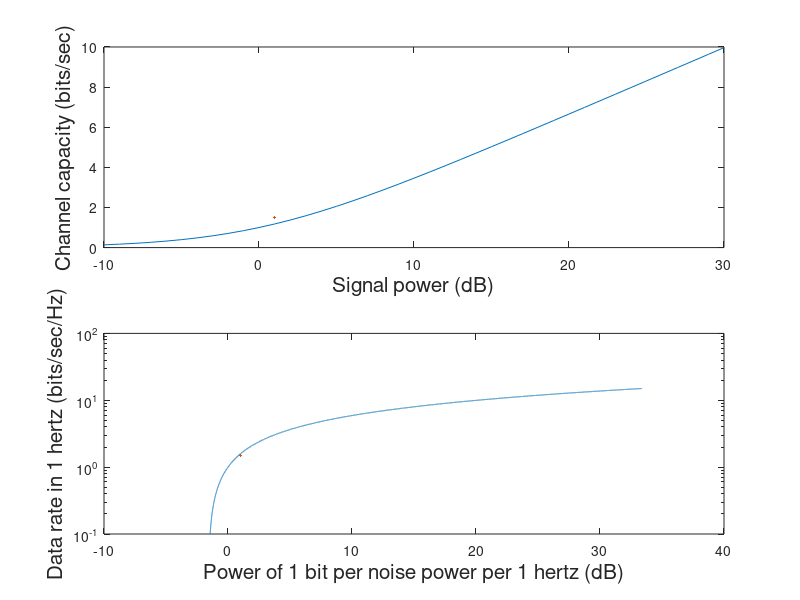

Write the MATLAB code that produced this figure. (Note: this script raises an error after producing the figure.)
clc;clear; close all;

N0 = 1;
Ps = -10:1:30; %db
eta = 0.1:0.001:15;

SNR = (2.^eta - 1)./eta; %power of 1 bit per noise power per 1 hertz
SNRdB = 10.*log10(SNR);%db

Psl = 10.^(Ps/10);
B = 1;

C = B.*log2(1+Psl/N0);

fig1 = figure;
subplot(2,1,1)
plot(Ps, C, LineWidth=1.5)
ylabel('Channel capacity (bits/sec)', 'FontSize',15)
xlabel('Signal power (dB)', 'FontSize',15)

subplot(2,1,2)
semilogy(SNRdB, eta, LineWidth=1.5)
ylabel('Data rate in 1 hertz (bits/sec/Hz)', 'FontSize',15)
xlabel('Power of 1 bit per noise power per 1 hertz (dB)', 'FontSize',15)

fig1.Position = [500 150 800 800];